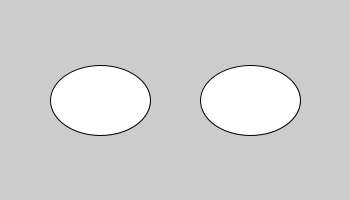
Frame 1 (no input)
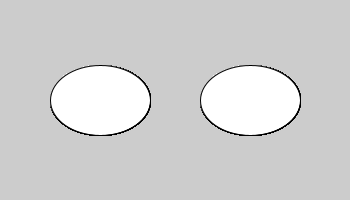
Frame 60 (the mouse pressed at the canvas centre just before this capture)
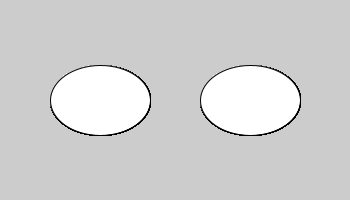
Frame 120 (the mouse held since frame 60 and released just before this capture)

The Processing sketch that drew these frames (run headless with seeded random() and noise(); from frame 60 on, the mouse is pressed at the canvas centre):

// Processing sketch: googlyEyes
// ── googlyEyes.pde
int minX=76;
int maxX=123;
int minY=83;
int maxY=116;
void setup(){
  size(350,200);
}

void draw(){
  fill(#FFFFFF);
  ellipse(100,100,100,70);
  ellipse(250,100,100,70);
  fill(#000000);
  if(mouseX<maxX&&mouseX>minX&&mouseY<maxY&&mouseY>minY){
  ellipse(mouseX,mouseY,25,25);
  ellipse(mouseX+150,mouseY,25,25);
  }
}
